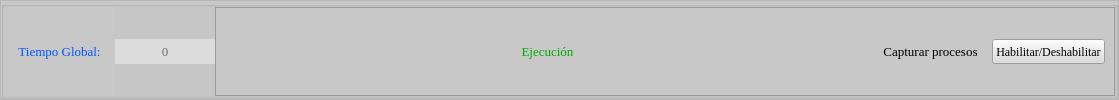
          <widget class="QFrame" name="frame_3">
           <property name="frameShape">
            <enum>QFrame::StyledPanel</enum>
           </property>
           <property name="frameShadow">
            <enum>QFrame::Raised</enum>
           </property>
           <layout class="QGridLayout" name="gridLayout_5">
            <property name="leftMargin">
             <number>0</number>
            </property>
            <property name="topMargin">
             <number>0</number>
            </property>
            <property name="rightMargin">
             <number>0</number>
            </property>
            <property name="bottomMargin">
             <number>0</number>
            </property>
            <property name="spacing">
             <number>0</number>
            </property>
            <item row="0" column="0">
             <widget class="QGroupBox" name="groupBox_5">
              <property name="minimumSize">
               <size>
                <width>0</width>
                <height>50</height>
               </size>
              </property>
              <property name="styleSheet">
               <string notr="true">background-color: rgb(200, 200, 200);</string>
              </property>
              <property name="title">
               <string/>
              </property>
              <layout class="QHBoxLayout" name="horizontalLayout_7">
               <property name="spacing">
                <number>0</number>
               </property>
               <property name="leftMargin">
                <number>0</number>
               </property>
               <property name="topMargin">
                <number>0</number>
               </property>
               <property name="rightMargin">
                <number>0</number>
               </property>
               <property name="bottomMargin">
                <number>0</number>
               </property>
               <item>
                <layout class="QHBoxLayout" name="horizontalLayout_2">
                 <item>
                  <widget class="QLabel" name="label_2">
                   <property name="minimumSize">
                    <size>
                     <width>111</width>
                     <height>0</height>
                    </size>
                   </property>
                   <property name="maximumSize">
                    <size>
                     <width>111</width>
                     <height>16777215</height>
                    </size>
                   </property>
                   <property name="font">
                    <font>
                     <family>Times New Roman</family>
                     <pointsize>10</pointsize>
                    </font>
                   </property>
                   <property name="styleSheet">
                    <string notr="true">color: rgb(0, 85, 255);</string>
                   </property>
                   <property name="text">
                    <string>Tiempo Global:</string>
                   </property>
                   <property name="alignment">
                    <set>Qt::AlignCenter</set>
                   </property>
                  </widget>
                 </item>
                 <item>
                  <widget class="QLineEdit" name="le_tiempo_global">
                   <property name="minimumSize">
                    <size>
                     <width>100</width>
                     <height>25</height>
                    </size>
                   </property>
                   <property name="maximumSize">
                    <size>
                     <width>100</width>
                     <height>16777215</height>
                    </size>
                   </property>
                   <property name="font">
                    <font>
                     <family>Times New Roman</family>
                     <pointsize>10</pointsize>
                    </font>
                   </property>
                   <property name="styleSheet">
                    <string notr="true">background-color: rgb(220, 220, 220);</string>
                   </property>
                   <property name="frame">
                    <bool>false</bool>
                   </property>
                   <property name="alignment">
                    <set>Qt::AlignCenter</set>
                   </property>
                   <property name="readOnly">
                    <bool>true</bool>
                   </property>
                   <property name="placeholderText">
                    <string>0</string>
                   </property>
                  </widget>
                 </item>
                </layout>
               </item>
               <item>
                <widget class="QFrame" name="frame_6">
                 <property name="minimumSize">
                  <size>
                   <width>900</width>
                   <height>0</height>
                  </size>
                 </property>
                 <property name="frameShape">
                  <enum>QFrame::StyledPanel</enum>
                 </property>
                 <property name="frameShadow">
                  <enum>QFrame::Raised</enum>
                 </property>
                 <layout class="QHBoxLayout" name="horizontalLayout_6">
                  <item>
                   <spacer name="horizontalSpacer_2">
                    <property name="orientation">
                     <enum>Qt::Horizontal</enum>
                    </property>
                    <property name="sizeHint" stdset="0">
                     <size>
                      <width>200</width>
                      <height>20</height>
                     </size>
                    </property>
                   </spacer>
                  </item>
                  <item>
                   <widget class="QLabel" name="lb_pausa">
                    <property name="minimumSize">
                     <size>
                      <width>111</width>
                      <height>0</height>
                     </size>
                    </property>
                    <property name="font">
                     <font>
                      <family>Times New Roman</family>
                      <pointsize>10</pointsize>
                     </font>
                    </property>
                    <property name="styleSheet">
                     <string notr="true">color: rgb(0, 170, 0);</string>
                    </property>
                    <property name="text">
                     <string>Ejecución</string>
                    </property>
                    <property name="alignment">
                     <set>Qt::AlignCenter</set>
                    </property>
                   </widget>
                  </item>
                  <item>
                   <spacer name="horizontalSpacer_7">
                    <property name="orientation">
                     <enum>Qt::Horizontal</enum>
                    </property>
                    <property name="sizeHint" stdset="0">
                     <size>
                      <width>260</width>
                      <height>20</height>
                     </size>
                    </property>
                   </spacer>
                  </item>
                  <item>
                   <widget class="QLabel" name="label_11">
                    <property name="minimumSize">
                     <size>
                      <width>111</width>
                      <height>0</height>
                     </size>
                    </property>
                    <property name="font">
                     <font>
                      <family>Times New Roman</family>
                      <pointsize>10</pointsize>
                     </font>
                    </property>
                    <property name="styleSheet">
                     <string notr="true">color: rgb(0, 0, 0);</string>
                    </property>
                    <property name="text">
                     <string>Capturar procesos</string>
                    </property>
                    <property name="alignment">
                     <set>Qt::AlignCenter</set>
                    </property>
                   </widget>
                  </item>
                  <item>
                   <widget class="QPushButton" name="pb_capturar_procesos">
                    <property name="minimumSize">
                     <size>
                      <width>0</width>
                      <height>25</height>
                     </size>
                    </property>
                    <property name="font">
                     <font>
                      <family>Times New Roman</family>
                      <pointsize>9</pointsize>
                     </font>
                    </property>
                    <property name="styleSheet">
                     <string notr="true">
QPushButton {
   
	background-color: rgb(220, 220, 220);
	
	
	color: rgb(0, 0, 0);

}

QPushButton:hover {
    
	background-color: rgb(255, 255, 255);
}


QPushButton:pressed {
   
	background-color: rgb(190, 190, 190);
	
	
	color: rgb(0, 0, 255);
}</string>
                    </property>
                    <property name="text">
                     <string>Habilitar/Deshabilitar</string>
                    </property>
                   </widget>
                  </item>
                 </layout>
                </widget>
               </item>
              </layout>
             </widget>
            </item>
           </layout>
          </widget>
